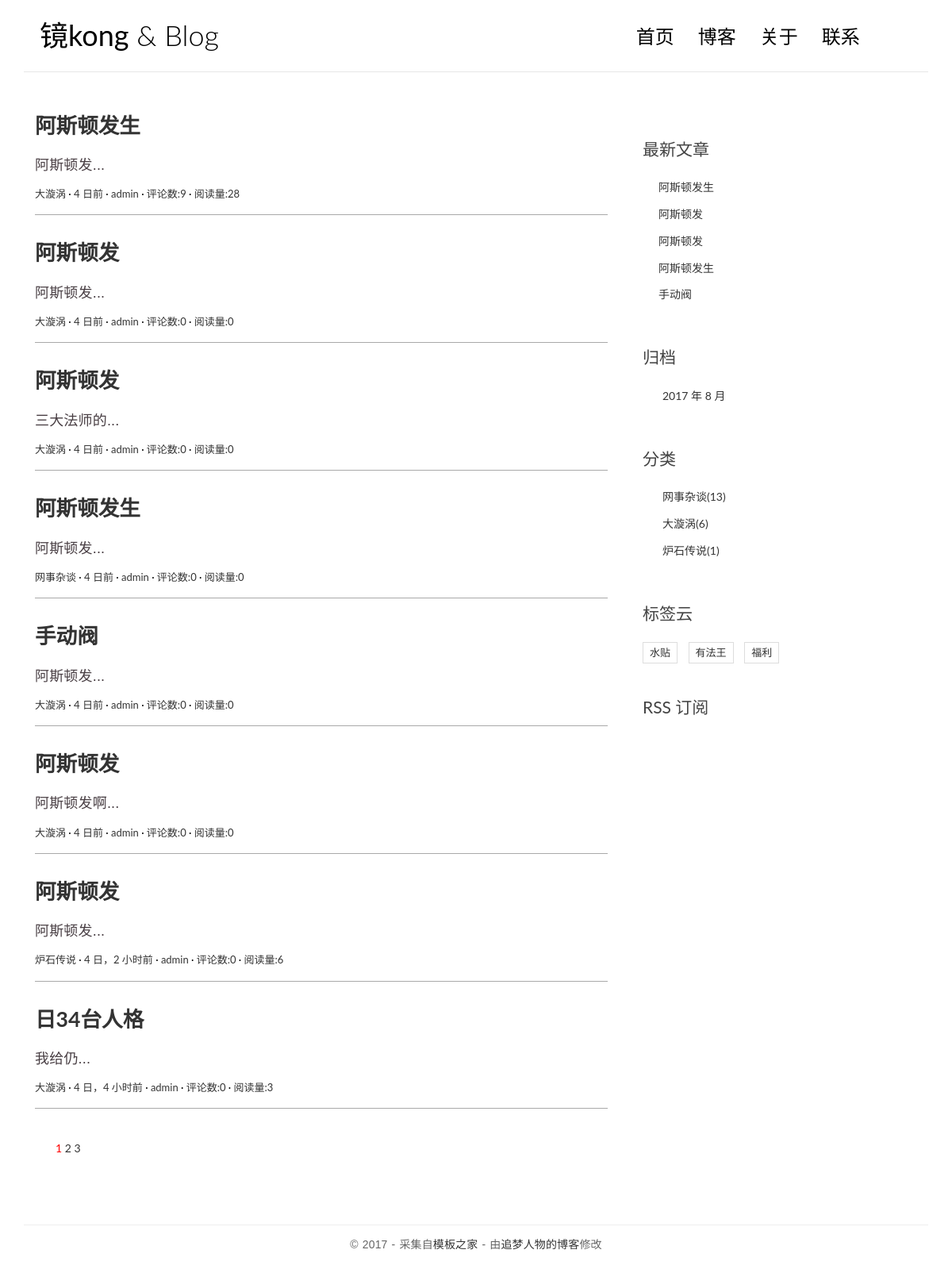
The app's page /, older data.
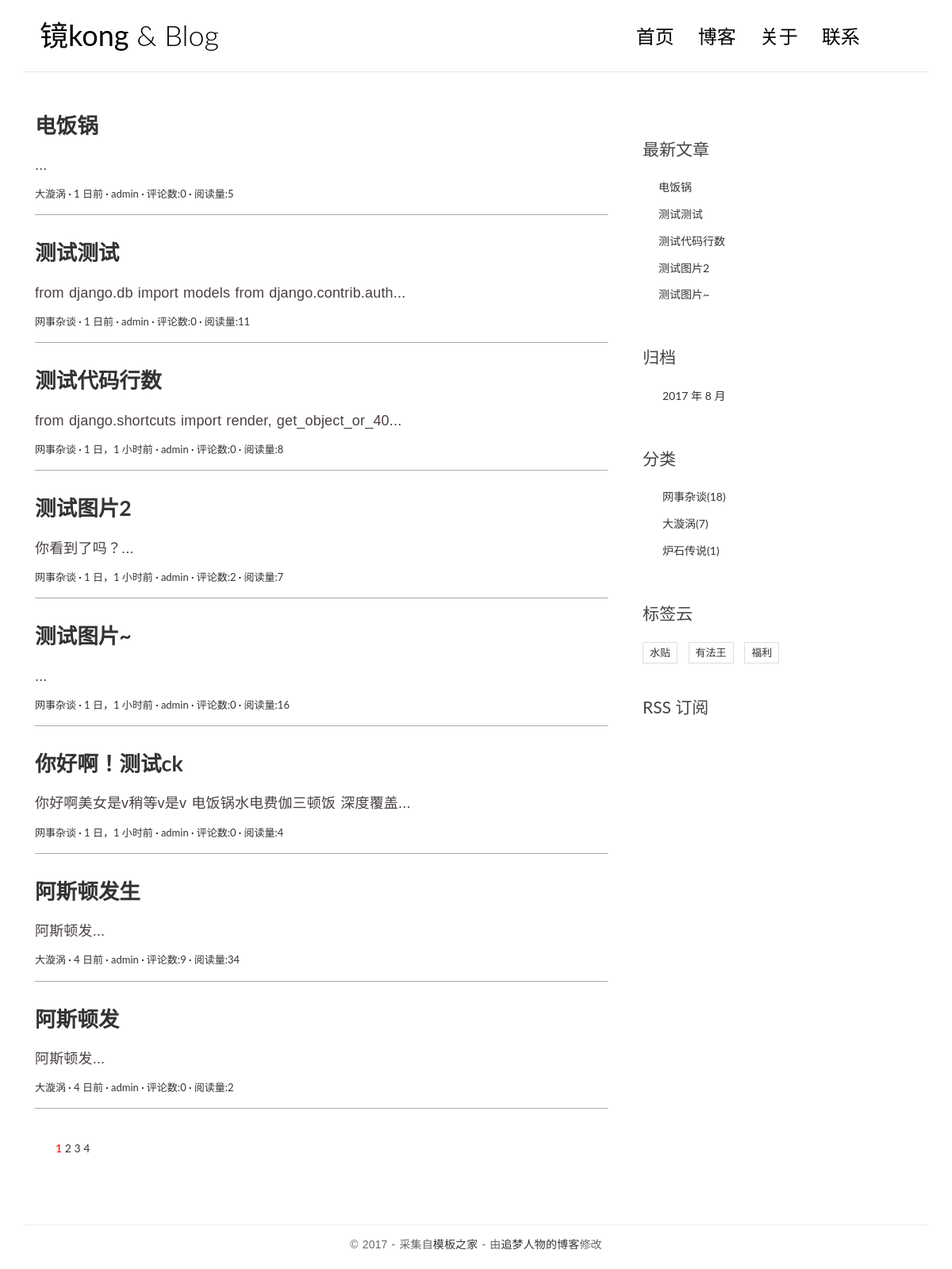
The same page, newer data.
### blog/models.py (models this page shows, shortened)
class Post(models.Model):
    title = models.CharField(max_length=70)
    def get_absolute_url(self):
        return reverse('blog:detail', kwargs={'pk': self.pk})
    body = RichTextUploadingField(verbose_name='正文')
    views = models.PositiveIntegerField(default=0)
    excerpt = models.CharField(max_length=200, blank=True)
    created_time = models.DateTimeField(auto_now_add=True)
    modified_time = models.DateTimeField(auto_now_add=True)
    category = models.ForeignKey(Category)
    tags = models.ManyToManyField(Tag, blank=True)
    author = models.ForeignKey(User)
    class Meta:
        ordering = ['-created_time']

class Category(models.Model):
    name = models.CharField(max_length=100)

class Tag(models.Model):
    name = models.CharField(max_length=70)

### blog/views.py (the view, shortened to what this page needs)
# urls.py: url(r'^$', views.IndexView.as_view(), name='index'),
class IndexView(ListView):
    model = Post
    template_name = 'blog/index.html'
    context_object_name = 'post_list'
    paginate_by = 8
    def get_context_data(self, **kwargs):
        context = super().get_context_data(**kwargs)
        paginator = context.get('paginator')
        page = context.get('page_obj')
        is_paginated = context.get('is_paginated')
        pagination_data = self.pagination_data(paginator, page, is_paginated)
        context.update(pagination_data)
        return context
    def pagination_data(self, paginator, page, is_paginated):
        if not is_paginated:
            return {}
        left = []
        right = []
        left_has_more = False
        right_has_more = False
        first = False
        last = False
        page_number = page.number
        total_pages = paginator.num_pages
        page_range = paginator.page_range
        if page_number == 1:
            right = page_range[page_number:page_number + 2]
            if right[-1] < total_pages - 1:
                right_has_more = True
            if right[-1] < total_pages:
                last = True
        elif page_number == total_pages:
            left = page_range[(page_number - 3) if (page_number - 3) > 0 else 0:page_number - 1]
            if left[0] > 2:
                left_has_more = True
            if left[0] > 1:
                first = True
        data = {
            'left': left,
            'right': right,
            'left_has_more': left_has_more,
            'right_has_more': right_has_more,
            'first': first,
            'last': last,
        }
        return data

### blog/templatetags/blog_tags.py (called while the page is built)
@register.simple_tag              # 将函数注册为模板
def get_recent_posts(num=5):
    return Post.objects.all().order_by('-created_time')[:num]

@register.simple_tag
def archives():
    return Post.objects.dates('created_time', 'month', order='DESC')

@register.simple_tag
def get_categories():
    return Category.objects.annotate(num_posts=Count('post')).filter(num_posts__gt=0)

@register.simple_tag
def get_tag():
    return Tag.objects.all()

### templates/blog/index.html (shortened to what this page needs)
{% extends 'base.html' %}
{% block main %}
    {% for post in post_list %}
        <article class="post post-1">
              <header class="entry-header">
                  <h1 class="entry-title">
                      <a href="{{ post.get_absolute_url }}">{{ post.title}}</a>
                  </h1>
                  <div class="entry-content clearfix">
                        <p>{{ post.excerpt }}</p>
                    </div>
                  <div class="entry-meta">
                      <span class="post-category"><a href="#">{{ post.category.name}}</a></span>
                      <span class="post-date"><a href="#">{{post.created_time|timesince}}前</a></span>
                      <span class="post-author"><a href="#">{{post.author}}</a></span>
                      <span class="comments-link"><a href="#">评论数:{{ post.comment_set.count }}</a></span>
                      <span class="views-count"><a href="#">阅读量:{{ post.views }}</a></span>
                  </div>
                    </header>
                <hr class="hr-css">
        </article>
    {% empty %}
        <div class="no-post">暂时还没有发布的文章！</div>
    {% endfor %}
{% if is_paginated %}
<div class="pagination">
    <ul>
  <a href="?page={{ page_obj.number }}" style="color: red">{{ page_obj.number }}</a>
  {% if right %}
    {% for i in right %}
        <a href="?page={{ i }}">{{ i }}</a>
    {% endfor %}
  {% endif %}
  {% if last %}
    <a href="?page={{ paginator.num_pages }}">{{ paginator.num_pages }}</a>
  {% endif %}
</ul>
</div>
{% endif %}
{% endblock main %}

### templates/base.html (shortened to what the changed rows need)
{% load staticfiles %}
{% load blog_tags %}
<!DOCTYPE html>
<html>
<head>
    <link rel="stylesheet" href="{% static 'blog/css/pace.css' %}">
    <link rel="stylesheet" href="http://code.ionicframework.com/ionicons/2.0.1/css/ionicons.min.css">
    <link rel="stylesheet" href="{% static 'blog/css/bootstrap.min.css' %}">
    <link rel="stylesheet" href="{% static 'blog/css/pace.css' %}">
    <link rel="stylesheet" href="{% static 'blog/css/custom.css' %}">
    <link rel="stylesheet" href="{% static 'blog/css/prism.css' %}">
    <link rel="stylesheet" href="{% static 'blog/css/highlights/github.css' %}">
</head>
<body>
<div class="container">
    <header id="site-header">
        <div class="row">
            <div class="col-md-4 col-sm-5 col-xs-8">
                <div class="logo">
                    <h1><a href="{% url 'blog:index' %}"><b>镜kong</b> &amp; Blog</a></h1>
                </div>
            </div>
        </div>
    </header>
</div>
<div class="content-body">
    <div class="container">
        <div class="row">
            <main class="col-md-8">
                {% block main %}
                {% endblock main %}
            </main>
            <aside class="col-md-4">
                <div class="widget widget-recent-posts">
                    {% get_recent_posts as recent_post_list %}
                    <ul>
                        {% for post in recent_post_list %}
                        <li>
                            <a href="{{ post.get_absolute_url }}">{{ post.title }}</a>
                        </li>
                        {% endfor %}
                    </ul>
                </div>
                <div class="widget widget-archives">
                    {% archives as date_list %}
                    <ul>
                        {% for date in date_list %}
                        <li>
                            <a href="#">{{date.year}} 年 {{date.month}} 月</a>
                        </li>
                        {% empty %}
                        暂无归档
                        {% endfor %}
                    </ul>
                </div>
                <div class="widget widget-category">
                    {% get_categories as category_list %}
                    <ul>
                        {% for category in category_list %}
                        <li>
                            <a href="{% url 'blog:category' category.pk %}">{{category.name}}<span class="post-count">({{ category.num_posts}})</span></a>
                        </li>
                        {% endfor %}
                    </ul>
                </div>
                <div class="widget widget-tag-cloud">
                    {% get_tag as tag_list %}
                    <ul>
                        {% for Tag in tag_list %}
                        <li>
                            <a href="{% url 'blog:tag' Tag.pk %}">{{Tag.name}}</a>
                        </li>
                        {% endfor %}
                    </ul>
                </div>
            </aside>
        </div>
    </div>
</div>
</body>
</html>

Row changes from the older to the newer data that the page shows:
no longer on this page (row edited): Post: title "阿斯顿发", excerpt "三大法师的...", category.name "大漩涡", created_time "4 日", author "admin", comment_set.count "0", views "0"
no longer on this page (row unchanged): Post: title "阿斯顿发生", excerpt "阿斯顿发...", category.name "网事杂谈", created_time "4 日", author "admin", comment_set.count "0", views "0"
no longer on this page (row unchanged): Post: title "手动阀", excerpt "阿斯顿发...", category.name "大漩涡", created_time "4 日", author "admin", comment_set.count "0", views "0"
no longer on this page (row unchanged): Post: title "阿斯顿发", excerpt "阿斯顿发啊...", category.name "大漩涡", created_time "4 日", author "admin", comment_set.count "0", views "0", shown under "& Blog"
no longer on this page (row unchanged): Post: title "阿斯顿发", excerpt "阿斯顿发...", category.name "炉石传说", created_time "4 日，2 小时", author "admin", comment_set.count "0", views "6", shown under "& Blog"
no longer on one of the page's lists (row edited): Post: title "阿斯顿发生"
no longer on this page (row unchanged): Post: title "日34台人格", excerpt "我给仍...", category.name "大漩涡", created_time "4 日，4 小时", author "admin", comment_set.count "0", views "3", shown under "& Blog"
no longer on one of the page's lists (row edited): Post: title "阿斯顿发"
added Post: title "电饭锅", excerpt "...", category.name "大漩涡", created_time "1 日", author "admin", comment_set.count "0", views "5"
added Post: title "测试测试", excerpt "from django.db import models from django.contrib.auth...", category.name "网事杂谈", created_time "1 日", author "admin", comment_set.count "0", views "11"
added Post: title "测试代码行数", excerpt "from django.shortcuts import render, get_object_or_40...", category.name "网事杂谈", created_time "1 日，1 小时", author "admin", comment_set.count "0", views "8"
added Post: title "测试图片2", excerpt "你看到了吗？...", category.name "网事杂谈", created_time "1 日，1 小时", author "admin", comment_set.count "2", views "7"
added Post: title "测试图片~", excerpt "...", category.name "网事杂谈", created_time "1 日，1 小时", author "admin", comment_set.count "0", views "16"
added Post: title "你好啊！测试ck", excerpt "你好啊美女是v稍等v是v 电饭锅水电费伽三顿饭 深度覆盖...", category.name "网事杂谈", created_time "1 日，1 小时", author "admin", comment_set.count "0", views "4", shown under "& Blog"
changed Post "阿斯顿发生": views "28" → "34"
changed Post "阿斯顿发": views "0" → "2"
computed for Category "网事杂谈": num_posts "13" → "18"
computed for Category "大漩涡": num_posts "6" → "7"
Text that changed along with them:
{{ paginator.num_pages }}: (not shown) → "4"
